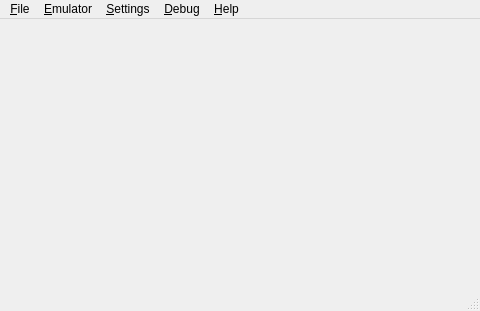
<?xml version="1.0" encoding="UTF-8"?>
<ui version="4.0">
 <class>MainWindow</class>
 <widget class="QMainWindow" name="MainWindow">
  <property name="geometry">
   <rect>
    <x>0</x>
    <y>0</y>
    <width>480</width>
    <height>311</height>
   </rect>
  </property>
  <property name="sizePolicy">
   <sizepolicy hsizetype="Fixed" vsizetype="Fixed">
    <horstretch>0</horstretch>
    <verstretch>0</verstretch>
   </sizepolicy>
  </property>
  <property name="focusPolicy">
   <enum>Qt::NoFocus</enum>
  </property>
  <property name="windowTitle">
   <string>PCSP</string>
  </property>
  <property name="windowIcon">
   <iconset resource="pcsp.qrc">
    <normaloff>:/../../Resources/Resources/pcsp.ico</normaloff>:/../../Resources/Resources/pcsp.ico</iconset>
  </property>
  <widget class="QPspScreen" name="centralwidget">
   <property name="focusPolicy">
    <enum>Qt::StrongFocus</enum>
   </property>
  </widget>
  <widget class="QMenuBar" name="menubar">
   <property name="geometry">
    <rect>
     <x>0</x>
     <y>0</y>
     <width>480</width>
     <height>21</height>
    </rect>
   </property>
   <widget class="QMenu" name="menuFile">
    <property name="title">
     <string>&amp;File</string>
    </property>
    <addaction name="actionOpen_UMD"/>
    <addaction name="actionOpen"/>
    <addaction name="actionOpen_MemCard"/>
    <addaction name="actionExit"/>
   </widget>
   <widget class="QMenu" name="menuEmulator">
    <property name="title">
     <string>&amp;Emulator</string>
    </property>
    <addaction name="actionRun"/>
    <addaction name="actionPause"/>
   </widget>
   <widget class="QMenu" name="menuConfigure">
    <property name="title">
     <string>&amp;Settings</string>
    </property>
    <addaction name="actionConfigure_Controller"/>
    <addaction name="actionSettings"/>
    <addaction name="separator"/>
    <addaction name="actionVSYNC_Limiter"/>
    <addaction name="actionUse_OPENGL_Shaders"/>
    <addaction name="actionMute_Sound"/>
    <addaction name="actionScreenshot"/>
    <addaction name="actionAlwaysOnTop"/>
    <addaction name="actionFullscreen"/>
   </widget>
   <widget class="QMenu" name="menuDebug">
    <property name="title">
     <string>&amp;Debug</string>
    </property>
    <addaction name="actionOpen_Debugger"/>
   </widget>
   <widget class="QMenu" name="menuHelp">
    <property name="title">
     <string>&amp;Help</string>
    </property>
    <addaction name="actionAbout"/>
   </widget>
   <addaction name="menuFile"/>
   <addaction name="menuEmulator"/>
   <addaction name="menuConfigure"/>
   <addaction name="menuDebug"/>
   <addaction name="menuHelp"/>
  </widget>
  <widget class="QStatusBar" name="statusbar"/>
  <action name="actionOpen">
   <property name="icon">
    <iconset resource="pcsp.qrc">
     <normaloff>:/../../Resources/Resources/open_file.png</normaloff>:/../../Resources/Resources/open_file.png</iconset>
   </property>
   <property name="text">
    <string>Open &amp;File</string>
   </property>
  </action>
  <action name="actionExit">
   <property name="icon">
    <iconset resource="pcsp.qrc">
     <normaloff>:/../../Resources/Resources/quit.png</normaloff>:/../../Resources/Resources/quit.png</iconset>
   </property>
   <property name="text">
    <string>E&amp;xit</string>
   </property>
  </action>
  <action name="actionRun">
   <property name="icon">
    <iconset resource="pcsp.qrc">
     <normaloff>:/../../Resources/Resources/play.png</normaloff>:/../../Resources/Resources/play.png</iconset>
   </property>
   <property name="text">
    <string>&amp;Run</string>
   </property>
   <property name="shortcut">
    <string>F1</string>
   </property>
  </action>
  <action name="actionPause">
   <property name="icon">
    <iconset resource="pcsp.qrc">
     <normaloff>:/../../Resources/Resources/pause.png</normaloff>:/../../Resources/Resources/pause.png</iconset>
   </property>
   <property name="text">
    <string>&amp;Pause</string>
   </property>
   <property name="shortcut">
    <string>F2</string>
   </property>
  </action>
  <action name="actionReset">
   <property name="icon">
    <iconset resource="pcsp.qrc">
     <normaloff>:/../../Resources/Resources/reset.png</normaloff>:/../../Resources/Resources/reset.png</iconset>
   </property>
   <property name="text">
    <string>Re&amp;set</string>
   </property>
  </action>
  <action name="actionVSYNC_Limiter">
   <property name="checkable">
    <bool>true</bool>
   </property>
   <property name="text">
    <string>&amp;VSYNC Limiter</string>
   </property>
   <property name="shortcut">
    <string>F4</string>
   </property>
   <property name="shortcutContext">
    <enum>Qt::ApplicationShortcut</enum>
   </property>
  </action>
  <action name="actionConfigure_Controller">
   <property name="icon">
    <iconset resource="pcsp.qrc">
     <normaloff>:/../../Resources/Resources/psp.png</normaloff>:/../../Resources/Resources/psp.png</iconset>
   </property>
   <property name="text">
    <string>&amp;Configure Controller</string>
   </property>
   <property name="shortcut">
    <string>F3</string>
   </property>
  </action>
  <action name="actionOpen_MemCard">
   <property name="icon">
    <iconset resource="pcsp.qrc">
     <normaloff>:/../../Resources/Resources/memorycard.png</normaloff>:/../../Resources/Resources/memorycard.png</iconset>
   </property>
   <property name="text">
    <string>Open &amp;MemoryCard</string>
   </property>
  </action>
  <action name="actionAbout">
   <property name="icon">
    <iconset resource="pcsp.qrc">
     <normaloff>:/../../Resources/Resources/pcsp.ico</normaloff>:/../../Resources/Resources/pcsp.ico</iconset>
   </property>
   <property name="text">
    <string>&amp;About</string>
   </property>
   <property name="shortcut">
    <string>Meta+F12</string>
   </property>
   <property name="shortcutContext">
    <enum>Qt::ApplicationShortcut</enum>
   </property>
  </action>
  <action name="actionOpen_UMD">
   <property name="icon">
    <iconset resource="pcsp.qrc">
     <normaloff>:/../../Resources/Resources/umd.png</normaloff>:/../../Resources/Resources/umd.png</iconset>
   </property>
   <property name="text">
    <string>Open &amp;UMD</string>
   </property>
   <property name="shortcutContext">
    <enum>Qt::WindowShortcut</enum>
   </property>
  </action>
  <action name="actionOpen_Debugger">
   <property name="text">
    <string>Open Debugger</string>
   </property>
  </action>
  <action name="actionAlwaysOnTop">
   <property name="checkable">
    <bool>true</bool>
   </property>
   <property name="text">
    <string>Always On Top</string>
   </property>
   <property name="shortcut">
    <string>Meta+F5</string>
   </property>
  </action>
  <action name="actionSettings">
   <property name="text">
    <string>Settings</string>
   </property>
   <property name="shortcut">
    <string>Meta+F3</string>
   </property>
  </action>
  <action name="actionScreenshot">
   <property name="icon">
    <iconset resource="pcsp.qrc">
     <normaloff>:/../../Resources/Resources/screenshot.png</normaloff>:/../../Resources/Resources/screenshot.png</iconset>
   </property>
   <property name="text">
    <string>Screenshot</string>
   </property>
   <property name="shortcut">
    <string>F5</string>
   </property>
   <property name="shortcutContext">
    <enum>Qt::ApplicationShortcut</enum>
   </property>
  </action>
  <action name="actionUse_OPENGL_Shaders">
   <property name="checkable">
    <bool>true</bool>
   </property>
   <property name="text">
    <string>Use OpenGL Shaders</string>
   </property>
   <property name="shortcut">
    <string>Meta+F4</string>
   </property>
   <property name="shortcutContext">
    <enum>Qt::ApplicationShortcut</enum>
   </property>
  </action>
  <action name="actionMute_Sound">
   <property name="checkable">
    <bool>true</bool>
   </property>
   <property name="text">
    <string>Mute Sound</string>
   </property>
   <property name="shortcut">
    <string>F6</string>
   </property>
   <property name="shortcutContext">
    <enum>Qt::ApplicationShortcut</enum>
   </property>
  </action>
  <action name="actionFullscreen">
   <property name="checkable">
    <bool>true</bool>
   </property>
   <property name="text">
    <string>Fullscreen</string>
   </property>
   <property name="shortcut">
    <string>F11</string>
   </property>
  </action>
 </widget>
 <customwidgets>
  <customwidget>
   <class>QPspScreen</class>
   <extends>QWidget</extends>
   <header location="global">qpspscreen.h</header>
   <container>1</container>
  </customwidget>
 </customwidgets>
 <resources>
  <include location="pcsp.qrc"/>
 </resources>
 <connections>
  <connection>
   <sender>actionOpen</sender>
   <signal>triggered()</signal>
   <receiver>MainWindow</receiver>
   <slot>menuOpen()</slot>
   <hints>
    <hint type="sourcelabel">
     <x>-1</x>
     <y>-1</y>
    </hint>
    <hint type="destinationlabel">
     <x>278</x>
     <y>146</y>
    </hint>
   </hints>
  </connection>
  <connection>
   <sender>actionExit</sender>
   <signal>triggered()</signal>
   <receiver>MainWindow</receiver>
   <slot>menuExit()</slot>
   <hints>
    <hint type="sourcelabel">
     <x>-1</x>
     <y>-1</y>
    </hint>
    <hint type="destinationlabel">
     <x>278</x>
     <y>146</y>
    </hint>
   </hints>
  </connection>
  <connection>
   <sender>actionRun</sender>
   <signal>triggered()</signal>
   <receiver>MainWindow</receiver>
   <slot>menuRun()</slot>
   <hints>
    <hint type="sourcelabel">
     <x>-1</x>
     <y>-1</y>
    </hint>
    <hint type="destinationlabel">
     <x>278</x>
     <y>146</y>
    </hint>
   </hints>
  </connection>
  <connection>
   <sender>actionPause</sender>
   <signal>triggered()</signal>
   <receiver>MainWindow</receiver>
   <slot>menuPause()</slot>
   <hints>
    <hint type="sourcelabel">
     <x>-1</x>
     <y>-1</y>
    </hint>
    <hint type="destinationlabel">
     <x>278</x>
     <y>146</y>
    </hint>
   </hints>
  </connection>
  <connection>
   <sender>actionReset</sender>
   <signal>triggered()</signal>
   <receiver>MainWindow</receiver>
   <slot>menuReset()</slot>
   <hints>
    <hint type="sourcelabel">
     <x>-1</x>
     <y>-1</y>
    </hint>
    <hint type="destinationlabel">
     <x>278</x>
     <y>146</y>
    </hint>
   </hints>
  </connection>
  <connection>
   <sender>actionVSYNC_Limiter</sender>
   <signal>triggered()</signal>
   <receiver>MainWindow</receiver>
   <slot>menuVSYNC()</slot>
   <hints>
    <hint type="sourcelabel">
     <x>-1</x>
     <y>-1</y>
    </hint>
    <hint type="destinationlabel">
     <x>278</x>
     <y>146</y>
    </hint>
   </hints>
  </connection>
  <connection>
   <sender>actionConfigure_Controller</sender>
   <signal>triggered()</signal>
   <receiver>MainWindow</receiver>
   <slot>menuConfigureController()</slot>
   <hints>
    <hint type="sourcelabel">
     <x>-1</x>
     <y>-1</y>
    </hint>
    <hint type="destinationlabel">
     <x>278</x>
     <y>146</y>
    </hint>
   </hints>
  </connection>
  <connection>
   <sender>actionOpen_MemCard</sender>
   <signal>triggered()</signal>
   <receiver>MainWindow</receiver>
   <slot>menuOpenMemCard()</slot>
   <hints>
    <hint type="sourcelabel">
     <x>-1</x>
     <y>-1</y>
    </hint>
    <hint type="destinationlabel">
     <x>278</x>
     <y>146</y>
    </hint>
   </hints>
  </connection>
  <connection>
   <sender>actionAbout</sender>
   <signal>triggered()</signal>
   <receiver>MainWindow</receiver>
   <slot>menuAbout()</slot>
   <hints>
    <hint type="sourcelabel">
     <x>-1</x>
     <y>-1</y>
    </hint>
    <hint type="destinationlabel">
     <x>278</x>
     <y>146</y>
    </hint>
   </hints>
  </connection>
  <connection>
   <sender>actionOpen_UMD</sender>
   <signal>triggered()</signal>
   <receiver>MainWindow</receiver>
   <slot>menuOpenUMD()</slot>
   <hints>
    <hint type="sourcelabel">
     <x>-1</x>
     <y>-1</y>
    </hint>
    <hint type="destinationlabel">
     <x>278</x>
     <y>146</y>
    </hint>
   </hints>
  </connection>
  <connection>
   <sender>actionOpen_Debugger</sender>
   <signal>triggered()</signal>
   <receiver>MainWindow</receiver>
   <slot>menuOpenDebugger()</slot>
   <hints>
    <hint type="sourcelabel">
     <x>-1</x>
     <y>-1</y>
    </hint>
    <hint type="destinationlabel">
     <x>239</x>
     <y>155</y>
    </hint>
   </hints>
  </connection>
  <connection>
   <sender>actionAlwaysOnTop</sender>
   <signal>triggered()</signal>
   <receiver>MainWindow</receiver>
   <slot>menuAlwaysOnTop()</slot>
   <hints>
    <hint type="sourcelabel">
     <x>-1</x>
     <y>-1</y>
    </hint>
    <hint type="destinationlabel">
     <x>239</x>
     <y>155</y>
    </hint>
   </hints>
  </connection>
  <connection>
   <sender>actionSettings</sender>
   <signal>triggered()</signal>
   <receiver>MainWindow</receiver>
   <slot>menuSettings()</slot>
   <hints>
    <hint type="sourcelabel">
     <x>-1</x>
     <y>-1</y>
    </hint>
    <hint type="destinationlabel">
     <x>239</x>
     <y>155</y>
    </hint>
   </hints>
  </connection>
  <connection>
   <sender>actionScreenshot</sender>
   <signal>triggered()</signal>
   <receiver>MainWindow</receiver>
   <slot>menuScreenshot()</slot>
   <hints>
    <hint type="sourcelabel">
     <x>-1</x>
     <y>-1</y>
    </hint>
    <hint type="destinationlabel">
     <x>239</x>
     <y>155</y>
    </hint>
   </hints>
  </connection>
  <connection>
   <sender>actionUse_OPENGL_Shaders</sender>
   <signal>triggered()</signal>
   <receiver>MainWindow</receiver>
   <slot>menuUseShaders()</slot>
   <hints>
    <hint type="sourcelabel">
     <x>-1</x>
     <y>-1</y>
    </hint>
    <hint type="destinationlabel">
     <x>239</x>
     <y>155</y>
    </hint>
   </hints>
  </connection>
  <connection>
   <sender>actionMute_Sound</sender>
   <signal>triggered()</signal>
   <receiver>MainWindow</receiver>
   <slot>menuMuteSound()</slot>
   <hints>
    <hint type="sourcelabel">
     <x>-1</x>
     <y>-1</y>
    </hint>
    <hint type="destinationlabel">
     <x>239</x>
     <y>155</y>
    </hint>
   </hints>
  </connection>
  <connection>
   <sender>actionFullscreen</sender>
   <signal>triggered()</signal>
   <receiver>MainWindow</receiver>
   <slot>menuFullscreen()</slot>
   <hints>
    <hint type="sourcelabel">
     <x>-1</x>
     <y>-1</y>
    </hint>
    <hint type="destinationlabel">
     <x>239</x>
     <y>155</y>
    </hint>
   </hints>
  </connection>
 </connections>
 <slots>
  <slot>menuOpen()</slot>
  <slot>menuExit()</slot>
  <slot>menuEnableDebugger()</slot>
  <slot>menuRun()</slot>
  <slot>menuPause()</slot>
  <slot>menuReset()</slot>
  <slot>menuVSYNC()</slot>
  <slot>menuConfigureController()</slot>
  <slot>menuOpenMemCard()</slot>
  <slot>menuAbout()</slot>
  <slot>menuConfigureLogging()</slot>
  <slot>menuOpenUMD()</slot>
  <slot>menuOpenDebugger()</slot>
  <slot>menuAlwaysOnTop()</slot>
  <slot>menuSettings()</slot>
  <slot>menuScreenshot()</slot>
  <slot>menuUseShaders()</slot>
  <slot>menuMuteSound()</slot>
  <slot>menuFullscreen()</slot>
 </slots>
</ui>
